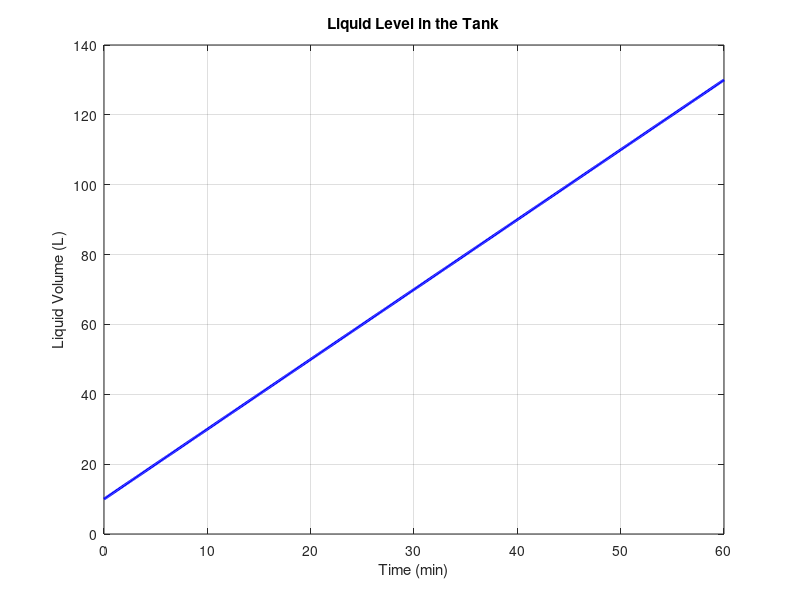

This figure's MATLAB source:
% Define simulation parameters
Q_in = 5;           % Flow rate of liquid entering the tank (in L/min)
Q_out = 3;          % Flow rate of liquid leaving the tank (in L/min)
initial_volume = 10; % Initial volume of liquid in the tank (in L)
time_step = 0.1;    % Time step size (in minutes)
simulation_duration = 60; % Simulation duration (in minutes)

% Initialize variables
time = 0:time_step:simulation_duration;   % Time vector
volume = zeros(size(time));               % Liquid volume vector

% Set initial condition
volume(1) = initial_volume;

% Perform simulation
for i = 2:length(time)
    % Calculate volume change using the mass balance equation
    volume_change = (Q_in - Q_out) * time_step;
    
    % Update liquid volume for the current time step
    volume(i) = volume(i-1) + volume_change;
    
    % Ensure non-negative volume (volume cannot be negative)
    volume(i) = max(volume(i), 0);
end

% Plot the liquid level over time
plot(time, volume, 'b', 'LineWidth', 2);
xlabel('Time (min)');
ylabel('Liquid Volume (L)');
title('Liquid Level in the Tank');
grid on;